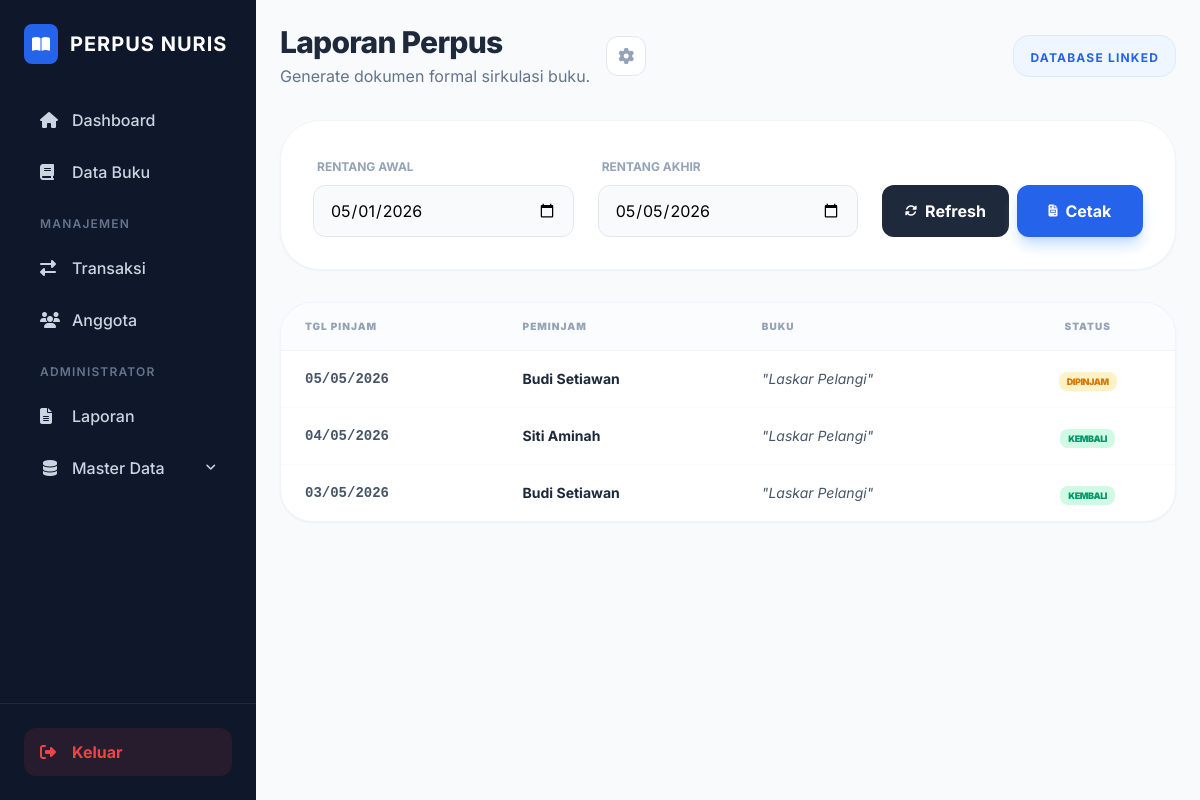
The app's page /pages/laporan/index.php (signed in) with its own data.
### tables this page shows
CREATE TABLE `peminjaman` (
  `id` int NOT NULL,
  `id_anggota` int DEFAULT NULL,
  `id_buku` int DEFAULT NULL,
  `id_user` int DEFAULT NULL,
  `tanggal_pinjam` date NOT NULL,
  `tanggal_kembali_seharusnya` date NOT NULL,
  `status_pinjam` enum('dipinjam','kembali') DEFAULT 'dipinjam'
);

CREATE TABLE `anggota` (
  `id` int NOT NULL,
  `id_user` int DEFAULT NULL,
  `nisn` varchar(20) NOT NULL,
  `nama_anggota` varchar(100) NOT NULL,
  `jenis_kelamin` enum('L','P') DEFAULT NULL,
  `no_telp` varchar(15) DEFAULT NULL,
  `alamat` text,
  `tanggal_mendaftar` date DEFAULT (curdate())
);

CREATE TABLE `buku` (
  `id` int NOT NULL,
  `judul_buku` varchar(255) NOT NULL,
  `isbn` varchar(20) DEFAULT NULL,
  `stok` int DEFAULT '0',
  `tahun_terbit` year DEFAULT NULL,
  `id_kategori` int DEFAULT NULL,
  `id_penulis` int DEFAULT NULL,
  `id_penerbit` int DEFAULT NULL,
  `id_rak` int DEFAULT NULL
);

### pages/laporan/index.php (the view, shortened to what this page needs)
<?php
require_once "../../konek.php";
require_once "../../layout/header.php";
require_once "../../layout/sidebar.php";
$tgl_mulai = $_GET['tgl_mulai'] ?? date('Y-m-01');
$tgl_akhir = $_GET['tgl_akhir'] ?? date('Y-m-d');
$sql = "SELECT p.*, a.nama_anggota, b.judul_buku, u.nama_lengkap as petugas
        FROM peminjaman p
        JOIN anggota a ON p.id_anggota = a.id
        JOIN buku b ON p.id_buku = b.id
        JOIN users u ON p.id_user = u.id
        WHERE p.tanggal_pinjam BETWEEN '$tgl_mulai' AND '$tgl_akhir'
        ORDER BY p.tanggal_pinjam DESC";
$query = mysqli_query($conn, $sql);
?>
<div class="p-6">
    <div class="flex justify-between items-center mb-8">
        <div class="flex items-center gap-4">
            <div>
                <h2 class="text-3xl font-extrabold text-slate-800 tracking-tight">Laporan Perpus</h2>
                <p class="text-slate-500 mt-1">Generate dokumen formal sirkulasi buku.</p>
            </div>
            <a href="pengaturan.php" class="w-10 h-10 bg-white border border-slate-200 rounded-xl flex items-center justify-center text-slate-400 hover:text-blue-600 hover:border-blue-100 hover:shadow-sm transition-all" title="Pengaturan Laporan">
                <i class="fas fa-cog"></i>
            </a>
        </div>
        <div class="hidden md:block bg-blue-50 px-4 py-2 rounded-2xl border border-blue-100">
            <span class="text-blue-600 text-xs font-bold uppercase tracking-widest">Database Linked</span>
        </div>
    </div>
    <div class="bg-white rounded-[2.5rem] shadow-sm border border-slate-100 p-8 mb-8">
        <form method="GET" action="" class="grid grid-cols-1 md:grid-cols-3 gap-6 items-end">
            <div class="space-y-2">
                <label class="text-xs font-bold text-slate-400 uppercase ml-1">Rentang Awal</label>
                <input type="date" name="tgl_mulai" value="<?= $tgl_mulai; ?>" required
                       class="w-full px-4 py-3 rounded-xl border border-slate-200 bg-slate-50 focus:ring-2 focus:ring-blue-500 outline-none transition-all">
            </div>
            <div class="space-y-2">
                <label class="text-xs font-bold text-slate-400 uppercase ml-1">Rentang Akhir</label>
                <input type="date" name="tgl_akhir" value="<?= $tgl_akhir; ?>" required
                       class="w-full px-4 py-3 rounded-xl border border-slate-200 bg-slate-50 focus:ring-2 focus:ring-blue-500 outline-none transition-all">
            </div>
            <div class="flex gap-2">
                <button type="submit" class="flex-1 bg-slate-800 hover:bg-slate-900 text-white font-bold py-3.5 rounded-xl transition-all flex items-center justify-center gap-2">
                    <i class="fas fa-sync-alt text-xs"></i> Refresh
                </button>
                <a href="cetak.php?tgl_mulai=<?= $tgl_mulai; ?>&tgl_akhir=<?= $tgl_akhir; ?>" target="_blank"
                   class="flex-1 bg-blue-600 hover:bg-blue-700 text-white font-bold py-3.5 rounded-xl transition-all flex items-center justify-center gap-2 shadow-lg shadow-blue-200">
                    <i class="fas fa-file-invoice text-xs"></i> Cetak
                </a>
            </div>
        </form>
    </div>
    <div class="bg-white rounded-[2rem] shadow-sm border border-slate-100 overflow-hidden">
        <div class="overflow-x-auto">
            <table class="w-full text-left border-collapse">
                <thead>
                    <tr class="bg-slate-50/50 border-b border-slate-100">
                        <th class="px-6 py-4 text-[10px] font-black text-slate-400 uppercase tracking-widest">Tgl Pinjam</th>
                        <th class="px-6 py-4 text-[10px] font-black text-slate-400 uppercase tracking-widest">Peminjam</th>
                        <th class="px-6 py-4 text-[10px] font-black text-slate-400 uppercase tracking-widest">Buku</th>
                        <th class="px-6 py-4 text-[10px] font-black text-slate-400 uppercase tracking-widest text-center">Status</th>
                    </tr>
                </thead>
                <tbody class="divide-y divide-slate-50">
                    <?php if(mysqli_num_rows($query) > 0) : ?>
                        <?php while($row = mysqli_fetch_assoc($query)) : ?>
                        <tr class="hover:bg-slate-50/50 transition-colors">
                            <td class="px-6 py-4 text-sm font-semibold text-slate-600 font-mono">
                                <?= date('d/m/Y', strtotime($row['tanggal_pinjam'])); ?>
                            </td>
                            <td class="px-6 py-4">
                                <p class="text-sm font-bold text-slate-800"><?= $row['nama_anggota']; ?></p>
                            </td>
                            <td class="px-6 py-4">
                                <p class="text-sm text-slate-600 italic">"<?= $row['judul_buku']; ?>"</p>
                            </td>
                            <td class="px-6 py-4 text-center">
                                <span class="px-2 py-1 rounded-lg text-[9px] font-black uppercase tracking-tighter <?= $row['status_pinjam'] == 'kembali' ? 'bg-emerald-100 text-emerald-600' : 'bg-amber-100 text-amber-600' ?>">
                                    <?= $row['status_pinjam']; ?>
                                </span>
                            </td>
                        </tr>
                        <?php endwhile; ?>
                    <?php endif; ?>
                </tbody>
            </table>
        </div>
    </div>
</div>

### layout/header.php (style rules this page uses)
body { font-family: 'Inter', sans-serif; }

### records on screen
peminjaman: tanggal_pinjam "05/05/2026", id_anggota.nama_anggota "Budi Setiawan", id_buku.judul_buku "Laskar Pelangi", status_pinjam "DIPINJAM"
peminjaman: tanggal_pinjam "04/05/2026", id_anggota.nama_anggota "Siti Aminah", id_buku.judul_buku "Laskar Pelangi", status_pinjam "KEMBALI"
peminjaman: tanggal_pinjam "03/05/2026", id_anggota.nama_anggota "Budi Setiawan", id_buku.judul_buku "Laskar Pelangi", status_pinjam "KEMBALI"
